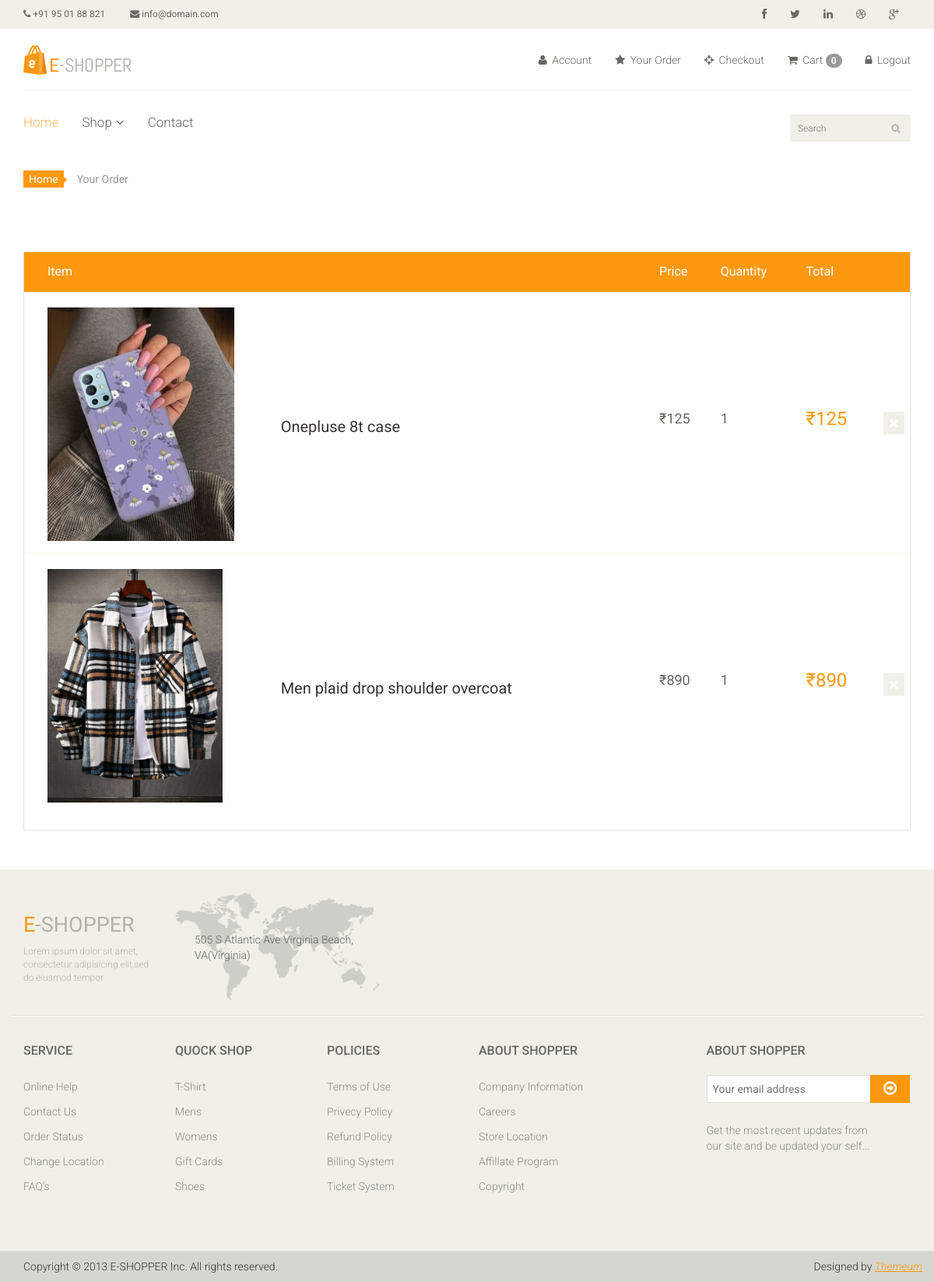
/order/ (signed in), run on the app's committed database.
### app/models.py (models this page shows, shortened)
class Order(models.Model):
    image = models.ImageField(upload_to='ecommerce/order/image')
    product = models.CharField(max_length=1000,default='')
    user = models.ForeignKey(User,on_delete=models.CASCADE)
    price = models.IntegerField()
    quantity = models.CharField(max_length=5)
    total = models.CharField(max_length=1000, default='')
    address = models.TextField()
    phone = models.CharField(max_length=10)
    pincode = models.CharField(max_length=10)
    date = models.DateField(default= datetime.datetime.today)

### E_shop/views.py (the view)
# urls.py: path('order/',views.Your_Order,name="order"),
def Your_Order(request):
    uid = request.session.get('_auth_user_id')
    user = User.objects.get(pk=uid)
    order = Order.objects.filter(user = user)
    context = {
        'order':order,
    }
    return render(request,'order.html',context)

### templates/order.html
{% extends 'master.html' %}
{% block body %}
<section id="cart_items">
		<div class="container">
			<div class="breadcrumbs">
				<ol class="breadcrumb">
				  <li><a href="#">Home</a></li>
				  <li class="active">Your Order</li>
				</ol>
			</div>
			<div class="table-responsive cart_info">
				<table class="table table-condensed">
					<thead>
						<tr class="cart_menu">
							<td class="image">Item</td>
							<td class="description"></td>
							<td class="price">Price</td>
							<td class="quantity">Quantity</td>
							<td class="total">Total</td>
							<td></td>
						</tr>
					</thead>
					<tbody>
					{% for i in order %}
						<tr>
							<td class="cart_product">
								<a href=""><img src="{{i.image}}" height="300px;" alt=""></a>
							</td>
							<td class="cart_description">
								<h4><a href="">{{i.product}}</a></h4>
							</td>
							<td class="cart_price">
								<p>₹{{i.price}}</p>
							</td>
							<td class="cart_price">
								<div class="cart_quantity_button">
									<p>{{i.quantity}}</p>
								</div>
							</td>
							<td class="cart_total">
								<p class="cart_total_price">₹{{i.total}}</p>
							</td>
							<td class="cart_delete">
								<a class="cart_quantity_delete" href=""><i class="fa fa-times"></i></a>
							</td>
						</tr>
					{% endfor %}
					</tbody>
				</table>
			</div>
		</div>
	</section>
{% endblock %}

### templates/master.html (shortened to what this page needs)
<!DOCTYPE html>
<html lang="en">
<head>
    {% load static %}
    <link href="/static/css/bootstrap.min.css" rel="stylesheet">
    <link href="/static/css/font-awesome.min.css" rel="stylesheet">
    <link href="/static/css/prettyPhoto.css" rel="stylesheet">
    <link href="/static/css/price-range.css" rel="stylesheet">
    <link href="/static/css/animate.css" rel="stylesheet">
	<link href="/static/css/main.css" rel="stylesheet">
	<link href="/static/css/responsive.css" rel="stylesheet">
</head>
<body>
<header id="header">
		<div class="header_top">
			<div class="container">
				<div class="row">
					<div class="col-sm-6">
						<div class="contactinfo">
							<ul class="nav nav-pills">
								<li><a href="#"><i class="fa fa-phone"></i> +91 95 01 88 821</a></li>
								<li><a href="#"><i class="fa fa-envelope"></i> info@domain.com</a></li>
							</ul>
						</div>
					</div>
					<div class="col-sm-6">
						<div class="social-icons pull-right">
							<ul class="nav navbar-nav">
								<li><a href="#"><i class="fa fa-facebook"></i></a></li>
								<li><a href="#"><i class="fa fa-twitter"></i></a></li>
								<li><a href="#"><i class="fa fa-linkedin"></i></a></li>
								<li><a href="#"><i class="fa fa-dribbble"></i></a></li>
								<li><a href="#"><i class="fa fa-google-plus"></i></a></li>
							</ul>
						</div>
					</div>
				</div>
			</div>
		</div>
		<div class="header-middle">
			<div class="container">
				<div class="row">
					<div class="col-sm-4">
						<div class="logo pull-left">
							<a href="index.html"><img src="/static/images/home/logo.png" alt="" /></a>
						</div>
					</div>
					<div class="col-sm-8">
						<div class="shop-menu pull-right">
							<ul class="nav navbar-nav">
								<li><a href="#"><i class="fa fa-user"></i> Account</a></li>
								<li><a href="/order/"><i class="fa fa-star"></i> Your Order</a></li>
								<li><a href="/cart/cart-detail/"><i class="fa fa-crosshairs"></i> Checkout</a></li>
								<li><a href="/cart/cart-detail/"><i class="fa fa-shopping-cart"></i> Cart <span class="badge badge-secondary">{{request.session.cart|length}}</span> </a></li>
								{% if user.is_authenticated %}
								<li><a href="{% url 'logout' %}"><i class="fa fa-lock"></i> Logout</a></li>
								{% else %}
								<li><a href="{% url 'login' %}"><i class="fa fa-lock"></i> Login</a></li>
								{% endif %}
							</ul>
						</div>
					</div>
				</div>
			</div>
		</div>
		<div class="header-bottom">
			<div class="container">
				<div class="row">
					<div class="col-sm-9">
						<div class="mainmenu pull-left">
							<ul class="nav navbar-nav collapse navbar-collapse">
	                          <li><a href="http://127.0.0.1:8000/" class="active">Home</a></li>
								<li class="dropdown"><a href="#">Shop<i class="fa fa-angle-down"></i></a>
                                </li>
								<li><a href="/contact_us">Contact</a></li>
							</ul>
						</div>
					</div>
					<div class="col-sm-3">
						<form method="get" action="/search/">
						<div class="search_box pull-right">
							<input name="query" type="text" placeholder="Search"/>
						</div>
							</form>
					</div>
				</div>
			</div>
		</div>
	</header>
{% block body %} {% endblock %}
	<footer id="footer">
		<div class="footer-top">
			<div class="container">
				<div class="row">
					<div class="col-sm-2">
						<div class="companyinfo">
							<h2><span>e</span>-shopper</h2>
							<p>Lorem ipsum dolor sit amet, consectetur adipisicing elit,sed do eiusmod tempor</p>
						</div>
					</div>
					<div class="col-sm-3">
						<div class="address">
							<img src="images/home/map.png" alt="" />
							<p>505 S Atlantic Ave Virginia Beach, VA(Virginia)</p>
						</div>
					</div>
				</div>
			</div>
		</div>
		<div class="footer-widget">
			<div class="container">
				<div class="row">
					<div class="col-sm-2">
						<div class="single-widget">
							<h2>Service</h2>
							<ul class="nav nav-pills nav-stacked">
								<li><a href="#">Online Help</a></li>
								<li><a href="#">Contact Us</a></li>
								<li><a href="#">Order Status</a></li>
								<li><a href="#">Change Location</a></li>
								<li><a href="#">FAQ’s</a></li>
							</ul>
						</div>
					</div>
					<div class="col-sm-2">
						<div class="single-widget">
							<h2>Quock Shop</h2>
							<ul class="nav nav-pills nav-stacked">
								<li><a href="#">T-Shirt</a></li>
								<li><a href="#">Mens</a></li>
								<li><a href="#">Womens</a></li>
								<li><a href="#">Gift Cards</a></li>
								<li><a href="#">Shoes</a></li>
							</ul>
						</div>
					</div>
					<div class="col-sm-2">
						<div class="single-widget">
							<h2>Policies</h2>
							<ul class="nav nav-pills nav-stacked">
								<li><a href="#">Terms of Use</a></li>
								<li><a href="#">Privecy Policy</a></li>
								<li><a href="#">Refund Policy</a></li>
								<li><a href="#">Billing System</a></li>
								<li><a href="#">Ticket System</a></li>
							</ul>
						</div>
					</div>
					<div class="col-sm-2">
						<div class="single-widget">
							<h2>About Shopper</h2>
							<ul class="nav nav-pills nav-stacked">
								<li><a href="#">Company Information</a></li>
								<li><a href="#">Careers</a></li>
								<li><a href="#">Store Location</a></li>
								<li><a href="#">Affillate Program</a></li>
								<li><a href="#">Copyright</a></li>
							</ul>
						</div>
					</div>
					<div class="col-sm-3 col-sm-offset-1">
						<div class="single-widget">
							<h2>About Shopper</h2>
							<form action="#" class="searchform">
								<input type="text" placeholder="Your email address" />
								<button type="submit" class="btn btn-default"><i class="fa fa-arrow-circle-o-right"></i></button>
								<p>Get the most recent updates from <br />our site and be updated your self...</p>
							</form>
						</div>
					</div>
				</div>
			</div>
		</div>
		<div class="footer-bottom">
			<div class="container">
				<div class="row">
					<p class="pull-left">Copyright © 2013 E-SHOPPER Inc. All rights reserved.</p>
					<p class="pull-right">Designed by <span><a target="_blank" href="http://www.themeum.com">Themeum</a></span></p>
				</div>
			</div>
		</div>
	</footer>
</body>
</html>

### data on the page
Order: image (picture), product "Onepluse 8t case", price "125", quantity "1", total "125"
Order: image (picture), product "Men plaid drop shoulder overcoat", price "890", quantity "1", total "890"

### other printed values
{{ request.session.cart|length }} "0"
